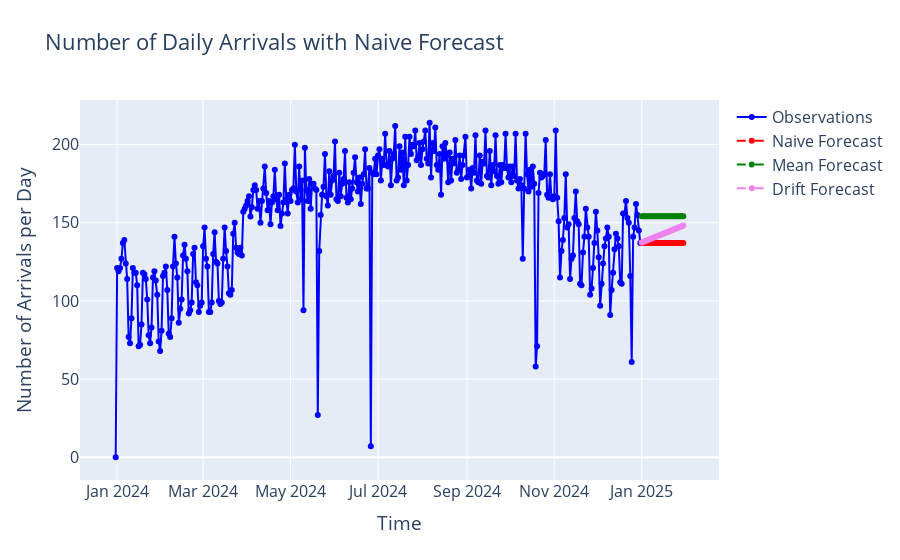

This figure's notebook cell:
### Markdown cell above
# Basic Forecasting Methods

### Code cell
# Forecast Horizon of 30 days
forecast_horizon = 30

# Create a forecast index
forecast_index = pd.date_range(start=df.index[-1] + pd.Timedelta(days=1), 
                               periods=forecast_horizon, 
                               freq='D')

# Naive Method
forecast_naive = [df['arrivals'].iloc[-1]] * forecast_horizon
forecast_naive = pd.Series(forecast_naive, index=forecast_index)

# Average Method
forecast_mean = [df['arrivals'].mean()] * forecast_horizon
forecast_mean = pd.Series(forecast_mean, index=forecast_index)

# Drift Method
y_T = df['arrivals'].iloc[-1]  # Last observed value
y_1 = df['arrivals'].iloc[0]   # First observed value
T = len(df['arrivals'])        # Number of observations
drift = y_T + (y_T - y_1) / (T - 1) * np.arange(1, forecast_horizon + 1)
drift_forecast = pd.Series(drift, index=forecast_index)


# # Combine the original data with the forecast
# df_combined = pd.concat([df["arrivals"], forecast_naive])

# Plot the combined data
fig = go.Figure()

# Add historical data
fig.add_trace(go.Scatter(x=df.index, y=df["arrivals"],
                         mode="lines+markers", name="Observations", line=dict(color='blue')))

# Add forecast data
fig.add_trace(go.Scatter(x=forecast_mean.index, y=forecast_naive,
                         mode="lines+markers", name="Naive Forecast", line=dict(color='red', dash="dash")))

fig.add_trace(go.Scatter(x=forecast_mean.index, y=forecast_mean,
                         mode="lines+markers", name="Mean Forecast", line=dict(color='green', dash="dash")))

fig.add_trace(go.Scatter(x=drift_forecast.index, y=drift_forecast,
                         mode="lines+markers", name="Drift Forecast", line=dict(color='violet', dash="dash")))

# Update layout
fig.update_layout(
    title="Number of Daily Arrivals with Naive Forecast",
    xaxis_title="Time",
    yaxis_title="Number of Arrivals per Day",
    font=dict(size=16),
    showlegend=True
)

fig.show()

### Figure 1 — Plotly figure (JSON) as saved in the notebook; plotly's stock layout.template omitted (floating-point values rounded to 4 significant figures; data arrays with more than 128 entries replaced by an {"elided": "..."} marker saying what was removed)
{"data": [{"line": {"color": "blue"}, "mode": "lines+markers", "name": "Observations", "type": "scatter", "x": {"elided": "367 str values"}, "y": {"elided": "367 int values"}}, {"line": {"color": "red", "dash": "dash"}, "mode": "lines+markers", "name": "Naive Forecast", "type": "scatter", "x": ["2025-01-01T00:00:00+00:00", "2025-01-02T00:00:00+00:00", "2025-01-03T00:00:00+00:00", "2025-01-04T00:00:00+00:00", "2025-01-05T00:00:00+00:00", "2025-01-06T00:00:00+00:00", "2025-01-07T00:00:00+00:00", "2025-01-08T00:00:00+00:00", "2025-01-09T00:00:00+00:00", "2025-01-10T00:00:00+00:00", "2025-01-11T00:00:00+00:00", "2025-01-12T00:00:00+00:00", "2025-01-13T00:00:00+00:00", "2025-01-14T00:00:00+00:00", "2025-01-15T00:00:00+00:00", "2025-01-16T00:00:00+00:00", "2025-01-17T00:00:00+00:00", "2025-01-18T00:00:00+00:00", "2025-01-19T00:00:00+00:00", "2025-01-20T00:00:00+00:00", "2025-01-21T00:00:00+00:00", "2025-01-22T00:00:00+00:00", "2025-01-23T00:00:00+00:00", "2025-01-24T00:00:00+00:00", "2025-01-25T00:00:00+00:00", "2025-01-26T00:00:00+00:00", "2025-01-27T00:00:00+00:00", "2025-01-28T00:00:00+00:00", "2025-01-29T00:00:00+00:00", "2025-01-30T00:00:00+00:00"], "y": [137, 137, 137, 137, 137, 137, 137, 137, 137, 137, 137, 137, 137, 137, 137, 137, 137, 137, 137, 137, 137, 137, 137, 137, 137, 137, 137, 137, 137, 137]}, {"line": {"color": "green", "dash": "dash"}, "mode": "lines+markers", "name": "Mean Forecast", "type": "scatter", "x": ["2025-01-01T00:00:00+00:00", "2025-01-02T00:00:00+00:00", "2025-01-03T00:00:00+00:00", "2025-01-04T00:00:00+00:00", "2025-01-05T00:00:00+00:00", "2025-01-06T00:00:00+00:00", "2025-01-07T00:00:00+00:00", "2025-01-08T00:00:00+00:00", "2025-01-09T00:00:00+00:00", "2025-01-10T00:00:00+00:00", "2025-01-11T00:00:00+00:00", "2025-01-12T00:00:00+00:00", "2025-01-13T00:00:00+00:00", "2025-01-14T00:00:00+00:00", "2025-01-15T00:00:00+00:00", "2025-01-16T00:00:00+00:00", "2025-01-17T00:00:00+00:00", "2025-01-18T00:00:00+00:00", "2025-01-19T00:00:00+00:00", "2025-01-20T00:00:00+00:00", "2025-01-21T00:00:00+00:00", "2025-01-22T00:00:00+00:00", "2025-01-23T00:00:00+00:00", "2025-01-24T00:00:00+00:00", "2025-01-25T00:00:00+00:00", "2025-01-26T00:00:00+00:00", "2025-01-27T00:00:00+00:00", "2025-01-28T00:00:00+00:00", "2025-01-29T00:00:00+00:00", "2025-01-30T00:00:00+00:00"], "y": [154.2, 154.2, 154.2, 154.2, 154.2, 154.2, 154.2, 154.2, 154.2, 154.2, 154.2, 154.2, 154.2, 154.2, 154.2, 154.2, 154.2, 154.2, 154.2, 154.2, 154.2, 154.2, 154.2, 154.2, 154.2, 154.2, 154.2, 154.2, 154.2, 154.2]}, {"line": {"color": "violet", "dash": "dash"}, "mode": "lines+markers", "name": "Drift Forecast", "type": "scatter", "x": ["2025-01-01T00:00:00+00:00", "2025-01-02T00:00:00+00:00", "2025-01-03T00:00:00+00:00", "2025-01-04T00:00:00+00:00", "2025-01-05T00:00:00+00:00", "2025-01-06T00:00:00+00:00", "2025-01-07T00:00:00+00:00", "2025-01-08T00:00:00+00:00", "2025-01-09T00:00:00+00:00", "2025-01-10T00:00:00+00:00", "2025-01-11T00:00:00+00:00", "2025-01-12T00:00:00+00:00", "2025-01-13T00:00:00+00:00", "2025-01-14T00:00:00+00:00", "2025-01-15T00:00:00+00:00", "2025-01-16T00:00:00+00:00", "2025-01-17T00:00:00+00:00", "2025-01-18T00:00:00+00:00", "2025-01-19T00:00:00+00:00", "2025-01-20T00:00:00+00:00", "2025-01-21T00:00:00+00:00", "2025-01-22T00:00:00+00:00", "2025-01-23T00:00:00+00:00", "2025-01-24T00:00:00+00:00", "2025-01-25T00:00:00+00:00", "2025-01-26T00:00:00+00:00", "2025-01-27T00:00:00+00:00", "2025-01-28T00:00:00+00:00", "2025-01-29T00:00:00+00:00", "2025-01-30T00:00:00+00:00"], "y": [137.4, 137.7, 138.1, 138.5, 138.9, 139.2, 139.6, 140.0, 140.4, 140.7, 141.1, 141.5, 141.9, 142.2, 142.6, 143.0, 143.4, 143.7, 144.1, 144.5, 144.9, 145.2, 145.6, 146.0, 146.4, 146.7, 147.1, 147.5, 147.9, 148.2]}], "layout": {"font": {"size": 16}, "showlegend": true, "title": {"text": "Number of Daily Arrivals with Naive Forecast"}, "xaxis": {"title": {"text": "Time"}}, "yaxis": {"title": {"text": "Number of Arrivals per Day"}}}}
